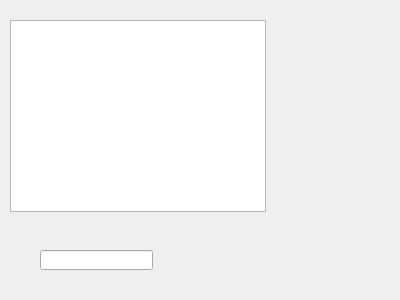
<?xml version="1.0" encoding="UTF-8"?>
<ui version="4.0">
 <class>AdminNewPayment</class>
 <widget class="QDialog" name="AdminNewPayment">
  <property name="geometry">
   <rect>
    <x>0</x>
    <y>0</y>
    <width>400</width>
    <height>300</height>
   </rect>
  </property>
  <property name="windowTitle">
   <string>Dialog</string>
  </property>
  <widget class="QColumnView" name="columnView">
   <property name="geometry">
    <rect>
     <x>10</x>
     <y>20</y>
     <width>256</width>
     <height>192</height>
    </rect>
   </property>
  </widget>
  <widget class="QLineEdit" name="lineEdit">
   <property name="geometry">
    <rect>
     <x>40</x>
     <y>250</y>
     <width>113</width>
     <height>20</height>
    </rect>
   </property>
  </widget>
 </widget>
 <resources/>
 <connections/>
</ui>
